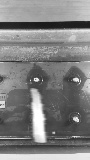
#> input picture experiments/detect_asparagus_by_color/1.jpg, 90 x 160 px
$ jupyter execute Untitled.ipynb   (older library calls are emulated)
#> lines starting #> are read from the running program, lines starting #| are printed output that depends on the picture; after the words box and inside, x2 and y2 are one past the last pixel; in counts of white or black regions, pixels touching at a corner belong together
[cell 1]
import cv2
import numpy as np
from matplotlib import pyplot as plt

[cell 2]
image = cv2.imread("1.jpg", cv2.IMREAD_GRAYSCALE)
#> image is the input picture: shape (160, 90); min 25, max 255, mean 128
blur = cv2.GaussianBlur(image,(11,11),0)
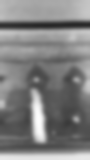
#> blur: shape (160, 90); min 38, max 253, mean 128

[cell 3]
plt.hist(image.ravel(),256,[0,256]); plt.show()
#> after `plt.hist(image.ravel(), 256, [0, 256])`:
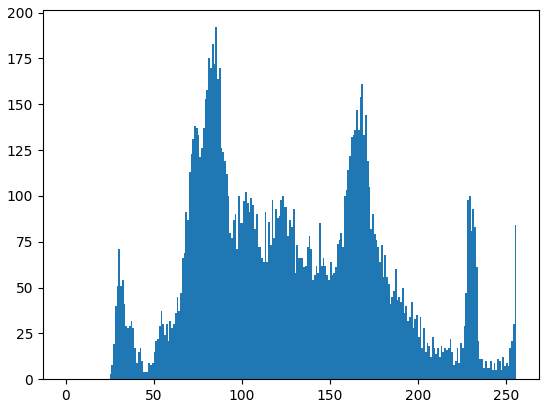
#> figure drawn by matplotlib, 1 panel; tallest bar 192 high, from x = 85 to 86

[cell 4]
plt.hist(blur.ravel(),256,[0,256]); plt.show()
#> after `plt.hist(blur.ravel(), 256, [0, 256])`:
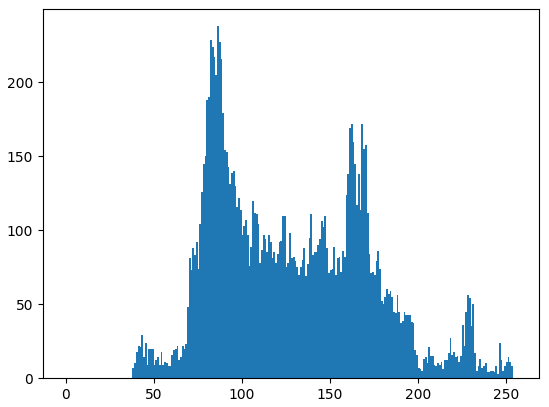
#> figure drawn by matplotlib, 1 panel; tallest bar 238 high, from x = 86 to 87

[cell 5]
th3 = cv2.adaptiveThreshold(image,255,cv2.ADAPTIVE_THRESH_GAUSSIAN_C,\
            cv2.THRESH_BINARY,11,2)
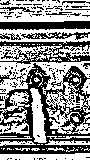
#> th3: shape (160, 90); 55.3% white; 189 black regions (170 under 20 px), largest, box (x1, y1, x2, y2) and area: (0, 63, 90, 154) 3465, (0, 41, 90, 64) 991, (0, 21, 90, 30) 673

[cell 6]
cv2.imwrite("gaussian.png", th3)
#> Out = True

[cell 7]
ret,th1 = cv2.threshold(image ,200,255,cv2.THRESH_BINARY)
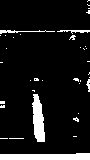
#> th1: shape (160, 90); 9.3% white; 37 white regions (32 under 20 px), largest, box (x1, y1, x2, y2) and area: (0, 153, 90, 160) 554, (32, 94, 45, 142) 431, (0, 30, 55, 34) 85, (57, 30, 90, 34) 66, (86, 79, 90, 92) 30

[cell 8]
cv2.imwrite("global.png", th1)
#> Out = True

[cell 9]
blur = cv2.GaussianBlur(image,(5,5),0)
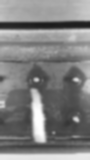
#> blur: shape (160, 90); min 28, max 255, mean 128
ret4,th4 = cv2.threshold(blur,0,255,cv2.THRESH_BINARY+cv2.THRESH_OTSU)
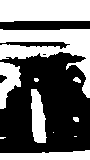
#> th4: shape (160, 90); 44.2% white; 11 white regions (4 under 20 px), largest, box (x1, y1, x2, y2) and area: (0, 29, 90, 98) 2471, (0, 0, 90, 22) 1904, (0, 150, 90, 160) 696
#> ret4 = 132

[cell 10]
cv2.imwrite("otsu.png", th4)
#> Out = True

[cell 11]
## Real

[cell 12]
ret,th1 = cv2.threshold(image, 220, 255, cv2.THRESH_BINARY)
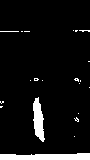
#> th1: shape (160, 90); 6.8% white; 21 white regions (19 under 20 px)

[cell 13]
im2, contours, hierarchy = cv2.findContours(th1, cv2.RETR_TREE, cv2.CHAIN_APPROX_SIMPLE)
#> contours = 25 contours, 23 with area under 20; largest, box (x1, y1, x2, y2) and area: (0, 153, 90, 160) 440, (33, 97, 45, 142) 291

[cell 14]
cv2.imwrite("valami.png", th1)
#> Out = True

[cell 15]
len(contours)
#> Out = 25

[cell 16]
# filter to big contours
big_contours = []
for cnt in contours:
    area = cv2.contourArea(cnt)
    if area > 300:
        big_contours.append(cnt)
#> this loop made 25 passes
#> area on passes 1, 9: 439.5, 291
#> after the loop, big_contours = 1 contour; box (x1, y1, x2, y2) and area: (0, 153, 90, 160) 440

[cell 17]
# filter to lengthwise shape

[cell 18]
for big_contour in big_contours:
    rect = cv2.minAreaRect(big_contour)
    box = cv2.boxPoints(rect)
    box = np.int0(box)
    cv2.drawContours(image,[box],0,(0,0,255),2)
#> this loop made 1 pass
#> (rect, box) on pass 1: (((44.5, 156), (6, 89), -90), [[89, 159], [0, 159], [0, 153], [89, 153]])
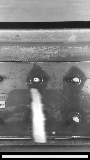
#> image: shape (160, 90); 3.21% of pixels changed, all inside (x1, y1, x2, y2) = (0, 152, 90, 160)

cv2.imwrite("big_contours_rectangle.png", image)
#> Out = True

[cell 19]
rect
#> Out = ((44.5, 156), (6, 89), -90)

[cell 20]
rect[1][0]*5 < rect[1][1]
#> Out = True

$ run again, with experiments/detect_asparagus_by_color/connected.jpg copied over experiments/detect_asparagus_by_color/1.jpg
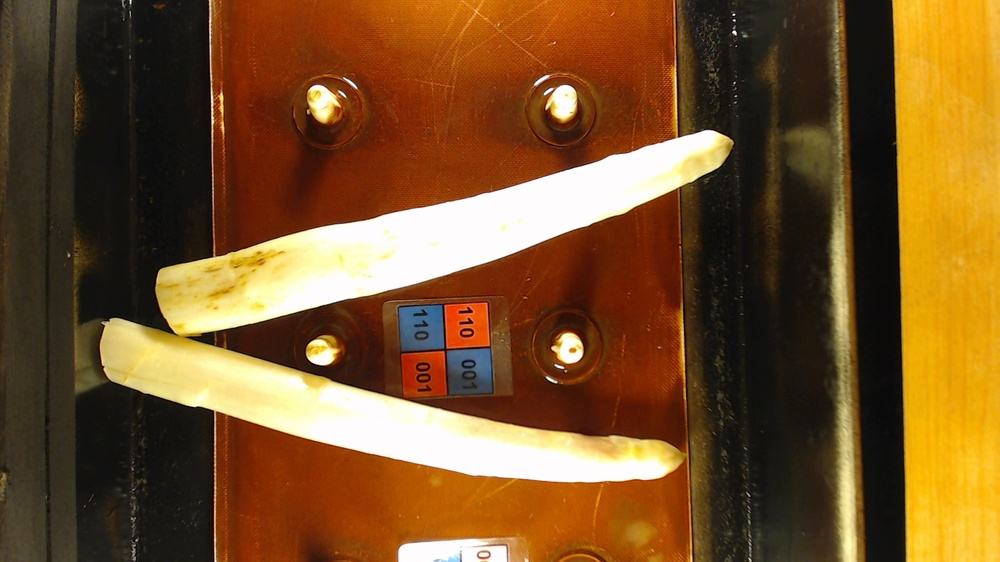
#> input picture experiments/detect_asparagus_by_color/connected.jpg, 1000 x 562 px, shrunk from 1920 x 1080 before the run
#> `th3 = cv2.adaptiveThreshold(image,255,cv2.ADAPTIVE_THRESH_GAUSSIAN_C,\..`:
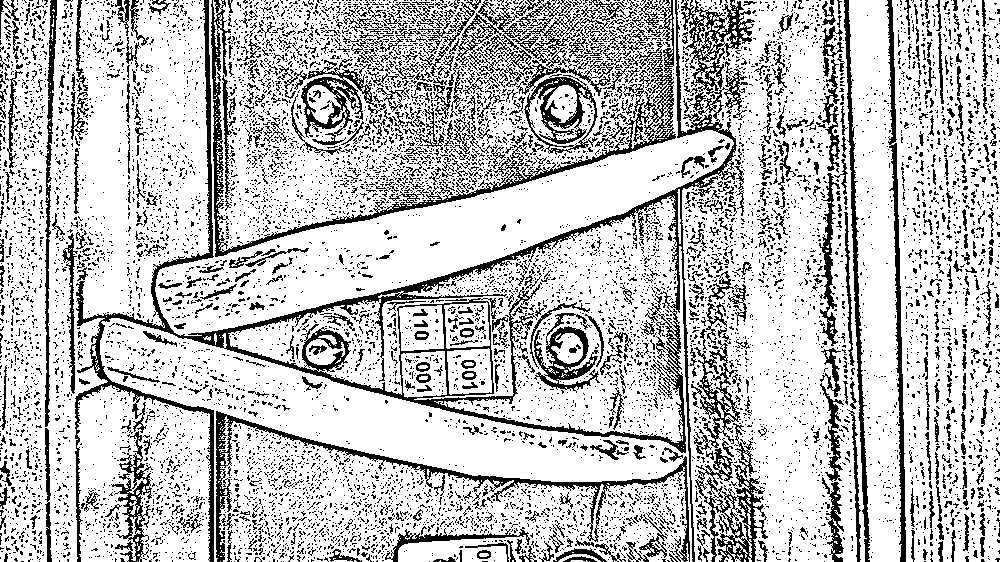
#> th3: shape (562, 1000); 76.5% white; black in thin lines or dots
#> `cv2.imwrite("gaussian.png", th3)`: Out = True
#> th4: shape (562, 1000); 25.1% white; 60 white regions (33 under 20 px), largest, box (x1, y1, x2, y2) and area: (100, 65, 733, 485) 72113, (893, 0, 1000, 562) 55714, (832, 207, 858, 562) 4608
#> ret4 = 128
#> `cv2.imwrite("otsu.png", th4)`: Out = True
#> contours = 72 contours, 60 with area under 20; largest, box (x1, y1, x2, y2) and area: (174, 130, 724, 332) 31030, (130, 332, 670, 482) 24204, (399, 539, 507, 562) 1813, (546, 85, 576, 119) 566, (552, 334, 582, 363) 474
#> `cv2.imwrite("valami.png", th1)`: Out = True
#> `len(contours)`: Out = 72
#> the loop `for cnt in contours:` made 72 passes
#> area on passes 3, 4, 5, 6, 20, 21, 22, 23: 1813, 135, 20.5, 398.5, 310, 473.5, 49, 24203.5
#> after the loop `for cnt in contours:`: big_contours = 8 contours; box (x1, y1, x2, y2) and area: (174, 130, 724, 332) 31030, (130, 332, 670, 482) 24204, (399, 539, 507, 562) 1813, (546, 85, 576, 119) 566, (552, 334, 582, 363) 474, (309, 85, 339, 119) 466, (844, 479, 854, 562) 398, (308, 340, 336, 365) 310
#> the loop `for big_contour in big_contours:` made 8 passes
#> (rect, box) on passes 1 to 4: (((452.5, 550), (22, 107), -90), [[506, 560], [399, 560], [399, 538], [506, 538]]), (((848.5, 520), (82, 9), -90), [[853, 561], [844, 561], [844, 479], [853, 479]]), (((321.6, 352.1), (24.08, 26.46), -85.6), [[333, 365], [307, 363], [309, 339], [335, 341]]), (((569, 348.5), (26.16, 27.58), -45), [[569, 367], [550, 348], [568, 329], [588, 349]])
#> after the loop `for big_contour in big_contours:`:
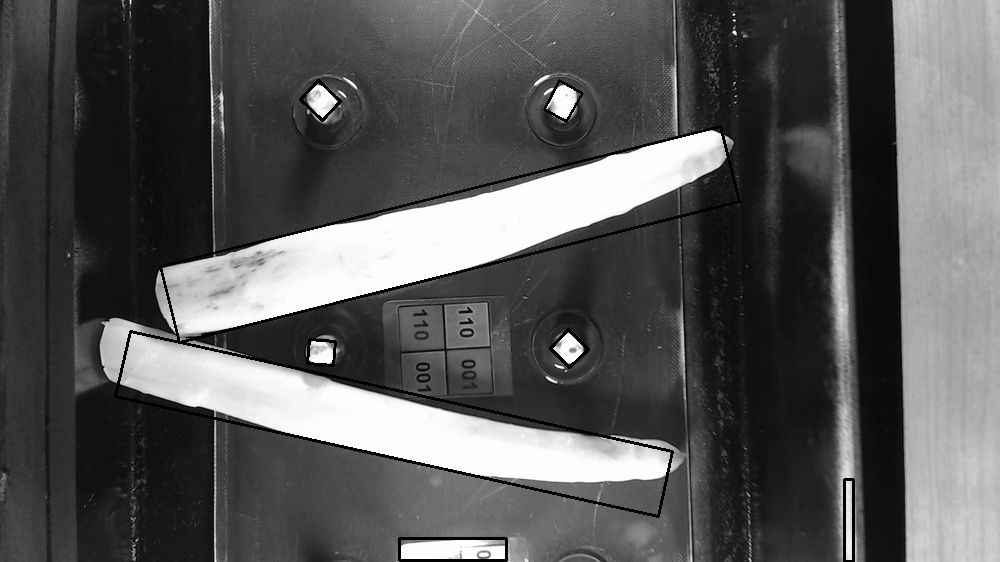
#> image: shape (562, 1000); min 0, max 255, mean 87.7
#> `cv2.imwrite("big_contours_rectangle.png", image)`: Out = True
#> `rect`: Out = ((320.4, 100.3), (26.4, 30.81), -47.29)
#> `rect[1][0]*5 < rect[1][1]`: Out = False
